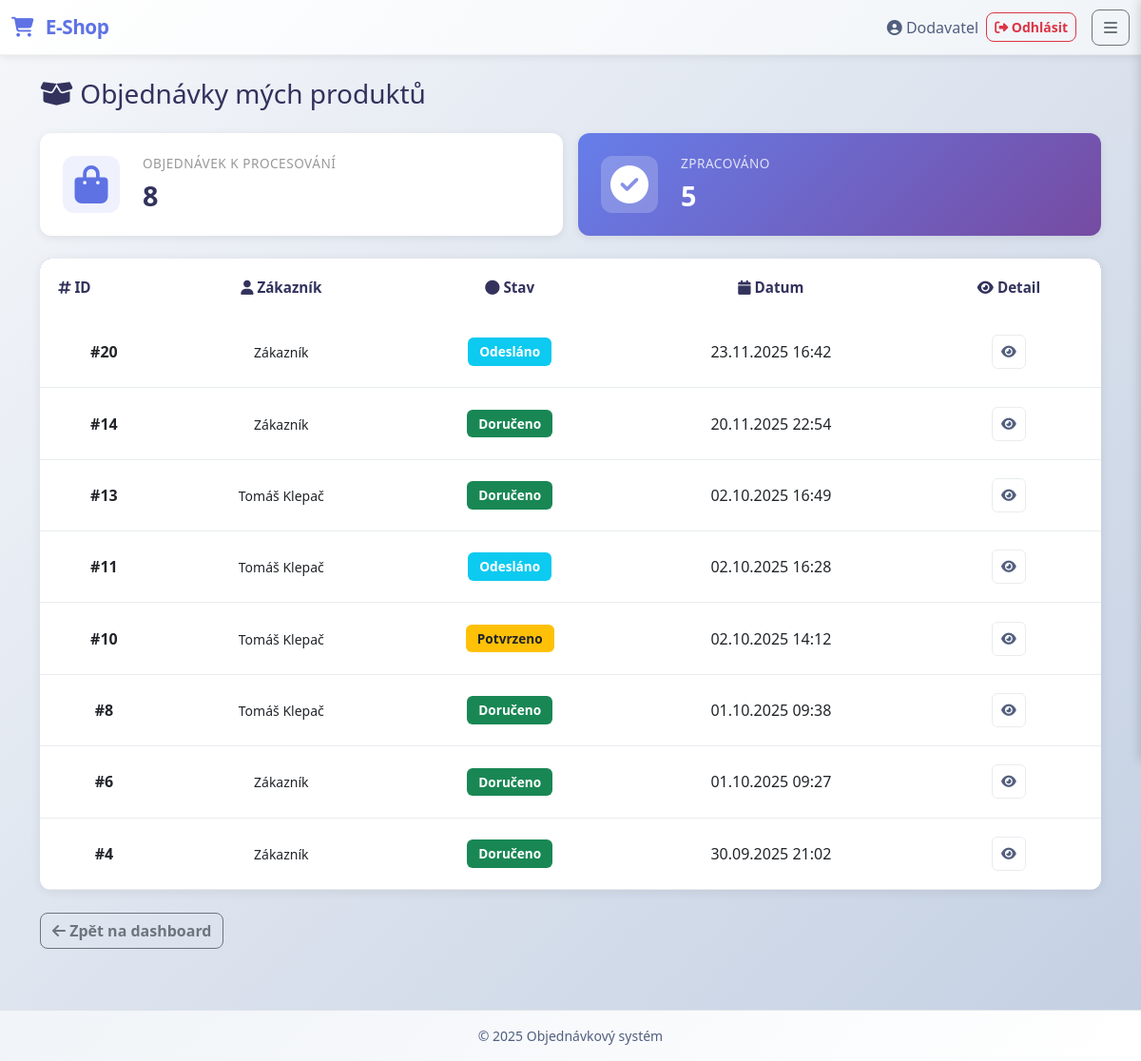
The app's page /public/index.php?action=supplier_orders (signed in) with its own data.
### tables this page shows
CREATE TABLE `orders` (
  `id` int(11) NOT NULL,
  `customer_id` int(11) NOT NULL,
  `status` varchar(50) NOT NULL DEFAULT 'pending',
  `note` text DEFAULT NULL,
  `total_cents` int(11) NOT NULL,
  `created_at` timestamp NOT NULL DEFAULT current_timestamp(),
  `street` varchar(255) NOT NULL,
  `city` varchar(100) NOT NULL,
  `zip` varchar(10) NOT NULL
);

CREATE TABLE `users` (
  `id` int(11) NOT NULL,
  `email` varchar(255) NOT NULL,
  `password_hash` varchar(255) NOT NULL,
  `name` varchar(120) NOT NULL,
  `is_active` tinyint(1) NOT NULL DEFAULT 1,
  `is_approved` tinyint(1) NOT NULL DEFAULT 1,
  `created_at` timestamp NOT NULL DEFAULT current_timestamp()
);

### app/Models/OrderModel.php (called while the page is built, shortened)
<?php
class OrderModel {
    public static function getOrdersBySupplier(int $supplierId): array {
        $db = Database::getInstance();
        $stmt = $db->prepare("
            SELECT DISTINCT o.id, o.customer_id, u.name AS customer_name,
                   o.status, o.total_cents, o.created_at
            FROM orders o
            JOIN order_item oi ON oi.order_id = o.id
            JOIN products p   ON p.id = oi.product_id
            JOIN users u      ON u.id = o.customer_id
            WHERE p.supplier_id = ?
            ORDER BY o.created_at DESC
        ");
        $stmt->execute([$supplierId]);
        return $stmt->fetchAll(\PDO::FETCH_ASSOC);
    }
}

### app/Controllers/OrderController.php (called while the page is built, shortened)
<?php
class OrderController {
    public function getOrdersBySupplier(int $supplierId): array {
        return OrderModel::getOrdersBySupplier($supplierId);
    }
}

### app/Views/supplier_orders_view.php (the view, shortened to what this page needs)
<?php require __DIR__ . '/partials/header.php'; ?>
<h1 class="h3 mb-4"><i class="fas fa-box-open"></i> Objednávky mých produktů</h1>
<?php if (!empty($orders)): ?>
    <div class="row mb-4 g-3">
        <div class="col-md-6">
            <div class="summary-card">
                <div class="summary-icon"><i class="fas fa-shopping-bag"></i></div>
                <div class="summary-content">
                    <h6>Objednávek k procesování</h6>
                    <h3><?= count($orders) ?></h3>
                </div>
            </div>
        </div>
        <div class="col-md-6">
            <div class="summary-card highlight">
                <div class="summary-icon"><i class="fas fa-check-circle"></i></div>
                <div class="summary-content">
                    <h6>Zpracováno</h6>
                    <h3><?= count(array_filter($orders, fn($o) => in_array($o['status'], ['delivered', 'completed', 'finished']))) ?></h3>
                </div>
            </div>
        </div>
    </div>
    <div class="table-responsive cart-table-wrapper mb-4">
        <table class="table cart-table align-middle">
            <thead>
            <tr>
                <th><i class="fas fa-hashtag"></i> ID</th>
                <th class="text-center"><i class="fas fa-user"></i> Zákazník</th>
                <th class="text-center"><i class="fas fa-circle"></i> Stav</th>
                <th class="text-center"><i class="fas fa-calendar"></i> Datum</th>
                <th class="text-center"><i class="fas fa-eye"></i> Detail</th>
            </tr>
            </thead>
            <tbody>
            <?php foreach ($orders as $order): ?>
                <tr class="cart-item-row">
                    <td class="text-center fw-600">#<?= (int)$order['id'] ?></td>
                    <td class="text-center">
                        <small><?= htmlspecialchars($order['customer_name']) ?></small>
                    </td>
                    <td class="text-center">
                        <?php
                        $statusConfig = [
                            'pending' => ['badge bg-secondary', 'Čeká na potvrzení'],
                            'confirmed' => ['badge bg-warning text-dark', 'Potvrzeno'],
                            'shipped' => ['badge bg-info text-white', 'Odesláno'],
                            'canceled' => ['badge bg-danger', 'Zrušeno'],
                            'delivered' => ['badge bg-success', 'Doručeno'],
                            'completed' => ['badge bg-success', 'Dokončeno'],
                            'finished' => ['badge bg-success', 'Hotovo'],
                        ];
                        $status = $order['status'];
                        $config = $statusConfig[$status] ?? ['badge bg-secondary', $status];
                        echo '<span class="' . $config[0] . '">' . $config[1] . '</span>';
                        ?>
                    </td>
                    <td class="text-center"><?= date('d.m.Y H:i', strtotime($order['created_at'])) ?></td>
                    <td class="text-center">
                        <div style="display: flex; justify-content: center; align-items: center;">
                            <a href="index.php?action=supplier_order_detail&id=<?= (int)$order['id'] ?>"
                               class="btn btn-sm btn-quantity" title="Zobrazit detail">
                                <i class="fas fa-eye"></i>
                            </a>
                        </div>
                    </td>
                </tr>
            <?php endforeach; ?>
            </tbody>
        </table>
    </div>
    <div class="mb-3">
        <a href="index.php" class="btn btn-outline-secondary">
            <i class="fas fa-arrow-left"></i> Zpět na dashboard
        </a>
    </div>
<?php endif; ?>
<?php require __DIR__ . '/partials/footer.php'; ?>

### public/css/app.css (style rules this page uses)
body { font-family: 'Segoe UI', -apple-system, BlinkMacSystemFont, 'Roboto', 'Oxygen', sans-serif; background: linear-gradient(135deg, #f5f7fa 0%, #c3cfe2 100%); color: var(--dark-gray); display: flex; flex-direction: column; min-height: 100vh; }
.btn { font-weight: 600; border-radius: 0.5rem; transition: all 0.3s ease; }
.table-responsive { overflow-x: auto; -webkit-overflow-scrolling: touch; border-radius: 0.5rem; }
.table { margin-bottom: 0; }
.table thead { background-color: var(--light-gray); }
.table th { font-weight: 600; color: var(--dark-gray); border-color: var(--border-gray); }
.badge { padding: 0.5rem 0.75rem; font-weight: 600; font-size: 0.85rem; }
.table { background: #ffffff; border-radius: 10px; overflow: hidden; box-shadow: 0 2px 10px rgba(0, 0, 0, 0.08); min-width: 1100px; width: 100%; }
.table thead { background: linear-gradient(135deg, #667eea 0%, #764ba2 100%); color: white; font-weight: 600; }
.table tbody tr { border-bottom: 1px solid var(--border-gray); transition: background 0.2s ease; }
.table-responsive { border-radius: 10px; overflow: hidden; }
.summary-card { background: white; border-radius: 12px; padding: 1.5rem; box-shadow: 0 2px 8px rgba(0, 0, 0, 0.08); display: flex; align-items: center; gap: 1.5rem; transition: all 0.3s ease; }
.summary-card.highlight { background: linear-gradient(135deg, #667eea 0%, #764ba2 100%); color: white; }
.summary-icon { font-size: 2.5rem; color: var(--primary-color); width: 60px; height: 60px; display: flex; align-items: center; justify-content: center; background: rgba(102, 126, 234, 0.1); border-radius: 12px; }
.summary-card.highlight .summary-icon { background: rgba(255, 255, 255, 0.2); color: white; }
.summary-content h6 { color: #999; font-size: 0.85rem; text-transform: uppercase; letter-spacing: 0.5px; margin-bottom: 0.5rem; }
.summary-card.highlight .summary-content h6 { color: rgba(255, 255, 255, 0.8); }
.summary-content h3 { margin: 0; font-weight: 700; color: var(--dark-gray); font-size: 1.8rem; }
.summary-card.highlight .summary-content h3 { color: white; }
.cart-table-wrapper { border-radius: 12px; overflow: hidden; box-shadow: 0 2px 12px rgba(0, 0, 0, 0.08); overflow-x: auto; -webkit-overflow-scrolling: touch; }
.cart-table { background: white; margin-bottom: 0; min-width: 1100px; width: 100%; }
.cart-table thead { background: linear-gradient(135deg, #667eea 0%, #764ba2 100%); color: white; font-weight: 600; }
.cart-table thead th { border: none; padding: 1.2rem; font-size: 0.95rem; }
.cart-table tbody tr { border-bottom: 1px solid #e9ecef; transition: background 0.2s ease; }
.cart-item-row td { padding: 1.2rem; vertical-align: middle; }
.fw-600 { font-weight: 600; }
.btn-quantity { width: 36px; height: 36px; padding: 0; display: flex; align-items: center; justify-content: center; border-radius: 6px; border: 1px solid #e9ecef; background: white; color: var(--text-gray); transition: all 0.2s ease; }

### records on screen
orders: id "20", customer.name "Zákazník", status "Odesláno", created_at "23.11.2025 16:42"
orders: id "14", customer.name "Zákazník", status "Doručeno", created_at "20.11.2025 22:54"
orders: id "13", customer.name "Tomáš Klepač", status "Doručeno", created_at "02.10.2025 16:49"
orders: id "11", customer.name "Tomáš Klepač", status "Odesláno", created_at "02.10.2025 16:28"
orders: id "10", customer.name "Tomáš Klepač", status "Potvrzeno", created_at "02.10.2025 14:12"
orders: id "8", customer.name "Tomáš Klepač", status "Doručeno", created_at "01.10.2025 09:38"
orders: id "6", customer.name "Zákazník", status "Doručeno", created_at "01.10.2025 09:27"
orders: id "4", customer.name "Zákazník", status "Doručeno", created_at "30.09.2025 21:02"

### other values on screen
$_SESSION['user_name'] "Dodavatel"
count($orders) "8"
